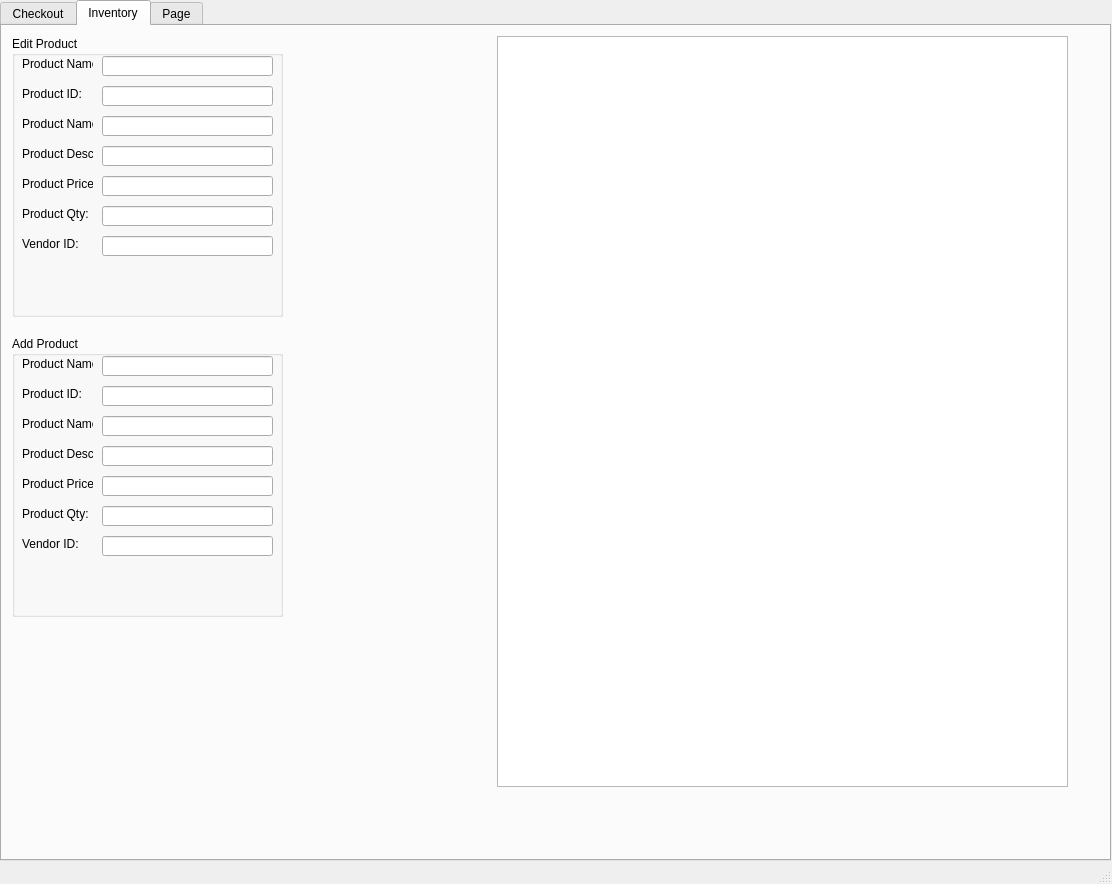
<?xml version="1.0" encoding="UTF-8"?>
<ui version="4.0">
 <class>MainWindow</class>
 <widget class="QMainWindow" name="MainWindow">
  <property name="geometry">
   <rect>
    <x>0</x>
    <y>0</y>
    <width>1112</width>
    <height>884</height>
   </rect>
  </property>
  <property name="windowTitle">
   <string>MainWindow</string>
  </property>
  <widget class="QWidget" name="centralwidget">
   <widget class="QTabWidget" name="tabWidget">
    <property name="geometry">
     <rect>
      <x>0</x>
      <y>0</y>
      <width>1111</width>
      <height>861</height>
     </rect>
    </property>
    <property name="currentIndex">
     <number>1</number>
    </property>
    <widget class="QWidget" name="tab">
     <attribute name="title">
      <string>Checkout</string>
     </attribute>
     <widget class="QTableWidget" name="coTbl">
      <property name="geometry">
       <rect>
        <x>190</x>
        <y>60</y>
        <width>551</width>
        <height>601</height>
       </rect>
      </property>
     </widget>
     <widget class="QComboBox" name="coProdNameCbo">
      <property name="geometry">
       <rect>
        <x>190</x>
        <y>30</y>
        <width>481</width>
        <height>22</height>
       </rect>
      </property>
     </widget>
     <widget class="QSpinBox" name="coQtyBO">
      <property name="geometry">
       <rect>
        <x>690</x>
        <y>30</y>
        <width>51</width>
        <height>21</height>
       </rect>
      </property>
     </widget>
     <widget class="QPushButton" name="coAddBtn">
      <property name="geometry">
       <rect>
        <x>750</x>
        <y>20</y>
        <width>61</width>
        <height>41</height>
       </rect>
      </property>
      <property name="text">
       <string>Add</string>
      </property>
     </widget>
     <widget class="QPushButton" name="coUpBtn">
      <property name="geometry">
       <rect>
        <x>750</x>
        <y>70</y>
        <width>61</width>
        <height>41</height>
       </rect>
      </property>
      <property name="text">
       <string>Up</string>
      </property>
     </widget>
     <widget class="QPushButton" name="coDownBtn">
      <property name="geometry">
       <rect>
        <x>750</x>
        <y>120</y>
        <width>61</width>
        <height>41</height>
       </rect>
      </property>
      <property name="text">
       <string>Down</string>
      </property>
     </widget>
     <widget class="QPushButton" name="coDeleteBtn">
      <property name="geometry">
       <rect>
        <x>750</x>
        <y>170</y>
        <width>61</width>
        <height>41</height>
       </rect>
      </property>
      <property name="text">
       <string>Delete</string>
      </property>
     </widget>
     <widget class="QPushButton" name="coCOnfirmBtn">
      <property name="geometry">
       <rect>
        <x>750</x>
        <y>220</y>
        <width>61</width>
        <height>41</height>
       </rect>
      </property>
      <property name="text">
       <string>Confirm</string>
      </property>
     </widget>
    </widget>
    <widget class="QWidget" name="tab_2">
     <attribute name="title">
      <string>Inventory</string>
     </attribute>
     <widget class="QTableView" name="tableView">
      <property name="geometry">
       <rect>
        <x>495</x>
        <y>10</y>
        <width>571</width>
        <height>751</height>
       </rect>
      </property>
     </widget>
     <widget class="QGroupBox" name="groupBox">
      <property name="geometry">
       <rect>
        <x>10</x>
        <y>10</y>
        <width>271</width>
        <height>281</height>
       </rect>
      </property>
      <property name="title">
       <string>Edit Product</string>
      </property>
      <widget class="QLabel" name="label">
       <property name="geometry">
        <rect>
         <x>10</x>
         <y>20</y>
         <width>71</width>
         <height>16</height>
        </rect>
       </property>
       <property name="text">
        <string>Product Name:</string>
       </property>
      </widget>
      <widget class="QLabel" name="label_2">
       <property name="geometry">
        <rect>
         <x>10</x>
         <y>50</y>
         <width>71</width>
         <height>16</height>
        </rect>
       </property>
       <property name="text">
        <string>Product ID:</string>
       </property>
      </widget>
      <widget class="QLabel" name="label_3">
       <property name="geometry">
        <rect>
         <x>10</x>
         <y>80</y>
         <width>71</width>
         <height>16</height>
        </rect>
       </property>
       <property name="text">
        <string>Product Name:</string>
       </property>
      </widget>
      <widget class="QLabel" name="label_4">
       <property name="geometry">
        <rect>
         <x>10</x>
         <y>110</y>
         <width>71</width>
         <height>16</height>
        </rect>
       </property>
       <property name="text">
        <string>Product Desc:</string>
       </property>
      </widget>
      <widget class="QLabel" name="label_5">
       <property name="geometry">
        <rect>
         <x>10</x>
         <y>140</y>
         <width>71</width>
         <height>16</height>
        </rect>
       </property>
       <property name="text">
        <string>Product Price:</string>
       </property>
      </widget>
      <widget class="QLabel" name="label_6">
       <property name="geometry">
        <rect>
         <x>10</x>
         <y>170</y>
         <width>71</width>
         <height>16</height>
        </rect>
       </property>
       <property name="text">
        <string>Product Qty:</string>
       </property>
      </widget>
      <widget class="QLabel" name="label_7">
       <property name="geometry">
        <rect>
         <x>10</x>
         <y>200</y>
         <width>71</width>
         <height>16</height>
        </rect>
       </property>
       <property name="text">
        <string>Vendor ID:</string>
       </property>
      </widget>
      <widget class="QLineEdit" name="lineEdit">
       <property name="geometry">
        <rect>
         <x>90</x>
         <y>20</y>
         <width>171</width>
         <height>20</height>
        </rect>
       </property>
      </widget>
      <widget class="QLineEdit" name="lineEdit_2">
       <property name="geometry">
        <rect>
         <x>90</x>
         <y>110</y>
         <width>171</width>
         <height>20</height>
        </rect>
       </property>
      </widget>
      <widget class="QLineEdit" name="lineEdit_3">
       <property name="geometry">
        <rect>
         <x>90</x>
         <y>140</y>
         <width>171</width>
         <height>20</height>
        </rect>
       </property>
      </widget>
      <widget class="QLineEdit" name="lineEdit_4">
       <property name="geometry">
        <rect>
         <x>90</x>
         <y>170</y>
         <width>171</width>
         <height>20</height>
        </rect>
       </property>
      </widget>
      <widget class="QLineEdit" name="lineEdit_5">
       <property name="geometry">
        <rect>
         <x>90</x>
         <y>200</y>
         <width>171</width>
         <height>20</height>
        </rect>
       </property>
      </widget>
      <widget class="QLineEdit" name="lineEdit_6">
       <property name="geometry">
        <rect>
         <x>90</x>
         <y>80</y>
         <width>171</width>
         <height>20</height>
        </rect>
       </property>
      </widget>
      <widget class="QLineEdit" name="lineEdit_7">
       <property name="geometry">
        <rect>
         <x>90</x>
         <y>50</y>
         <width>171</width>
         <height>20</height>
        </rect>
       </property>
      </widget>
     </widget>
     <widget class="QGroupBox" name="groupBox_2">
      <property name="geometry">
       <rect>
        <x>10</x>
        <y>310</y>
        <width>271</width>
        <height>281</height>
       </rect>
      </property>
      <property name="title">
       <string>Add Product</string>
      </property>
      <widget class="QLabel" name="label_8">
       <property name="geometry">
        <rect>
         <x>10</x>
         <y>20</y>
         <width>71</width>
         <height>16</height>
        </rect>
       </property>
       <property name="text">
        <string>Product Name:</string>
       </property>
      </widget>
      <widget class="QLabel" name="label_9">
       <property name="geometry">
        <rect>
         <x>10</x>
         <y>50</y>
         <width>71</width>
         <height>16</height>
        </rect>
       </property>
       <property name="text">
        <string>Product ID:</string>
       </property>
      </widget>
      <widget class="QLabel" name="label_10">
       <property name="geometry">
        <rect>
         <x>10</x>
         <y>80</y>
         <width>71</width>
         <height>16</height>
        </rect>
       </property>
       <property name="text">
        <string>Product Name:</string>
       </property>
      </widget>
      <widget class="QLabel" name="label_11">
       <property name="geometry">
        <rect>
         <x>10</x>
         <y>110</y>
         <width>71</width>
         <height>16</height>
        </rect>
       </property>
       <property name="text">
        <string>Product Desc:</string>
       </property>
      </widget>
      <widget class="QLabel" name="label_12">
       <property name="geometry">
        <rect>
         <x>10</x>
         <y>140</y>
         <width>71</width>
         <height>16</height>
        </rect>
       </property>
       <property name="text">
        <string>Product Price:</string>
       </property>
      </widget>
      <widget class="QLabel" name="label_13">
       <property name="geometry">
        <rect>
         <x>10</x>
         <y>170</y>
         <width>71</width>
         <height>16</height>
        </rect>
       </property>
       <property name="text">
        <string>Product Qty:</string>
       </property>
      </widget>
      <widget class="QLabel" name="label_14">
       <property name="geometry">
        <rect>
         <x>10</x>
         <y>200</y>
         <width>71</width>
         <height>16</height>
        </rect>
       </property>
       <property name="text">
        <string>Vendor ID:</string>
       </property>
      </widget>
      <widget class="QLineEdit" name="lineEdit_8">
       <property name="geometry">
        <rect>
         <x>90</x>
         <y>20</y>
         <width>171</width>
         <height>20</height>
        </rect>
       </property>
      </widget>
      <widget class="QLineEdit" name="lineEdit_9">
       <property name="geometry">
        <rect>
         <x>90</x>
         <y>110</y>
         <width>171</width>
         <height>20</height>
        </rect>
       </property>
      </widget>
      <widget class="QLineEdit" name="lineEdit_10">
       <property name="geometry">
        <rect>
         <x>90</x>
         <y>140</y>
         <width>171</width>
         <height>20</height>
        </rect>
       </property>
      </widget>
      <widget class="QLineEdit" name="lineEdit_11">
       <property name="geometry">
        <rect>
         <x>90</x>
         <y>170</y>
         <width>171</width>
         <height>20</height>
        </rect>
       </property>
      </widget>
      <widget class="QLineEdit" name="lineEdit_12">
       <property name="geometry">
        <rect>
         <x>90</x>
         <y>200</y>
         <width>171</width>
         <height>20</height>
        </rect>
       </property>
      </widget>
      <widget class="QLineEdit" name="lineEdit_13">
       <property name="geometry">
        <rect>
         <x>90</x>
         <y>80</y>
         <width>171</width>
         <height>20</height>
        </rect>
       </property>
      </widget>
      <widget class="QLineEdit" name="lineEdit_14">
       <property name="geometry">
        <rect>
         <x>90</x>
         <y>50</y>
         <width>171</width>
         <height>20</height>
        </rect>
       </property>
      </widget>
     </widget>
    </widget>
    <widget class="QWidget" name="tab_3">
     <attribute name="title">
      <string>Page</string>
     </attribute>
    </widget>
   </widget>
  </widget>
  <widget class="QMenuBar" name="menubar">
   <property name="geometry">
    <rect>
     <x>0</x>
     <y>0</y>
     <width>1112</width>
     <height>21</height>
    </rect>
   </property>
  </widget>
  <widget class="QStatusBar" name="statusbar"/>
 </widget>
 <resources/>
 <connections/>
</ui>
